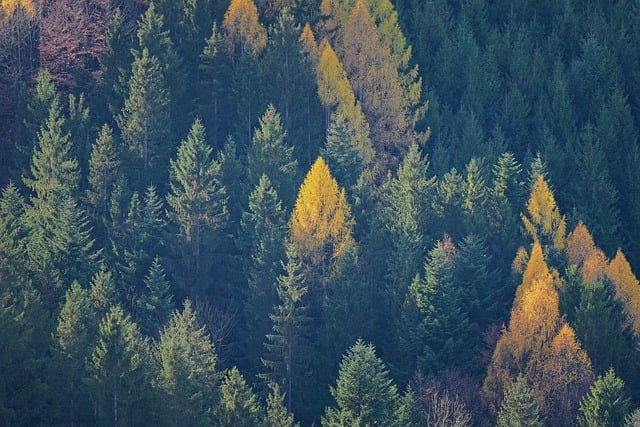
#> input picture images_background/trees-8451483_640.jpg, 640 x 427 px; its folder holds only this picture in this run
$ python main.py
#> lines starting #> are read from the running program, lines starting #| are printed output that depends on the picture; long printed decimals are rounded
import cv2
import numpy as np
import os

# Function to resize an image
def resize_image(image, width, height):
    return cv2.resize(image, (width, height))

# Function to add Gaussian noise to an RGB image using cv2
def add_gaussian_noise(image, mean, std_deviation):
    noise = np.random.normal(mean, std_deviation, image.shape).astype(np.uint8)
    noised_image = cv2.add(image, noise)
    return noised_image

# Function to add Impulse noise to an image
def add_impulse_noise(image, salt_prob, pepper_prob):
    noisy_image = np.copy(image)

    # Add Salt noise
    salt_mask = np.random.random(image.shape[:2])
    noisy_image[salt_mask < salt_prob] = 255

    # Add Pepper noise
    pepper_mask = np.random.random(image.shape[:2])
    noisy_image[pepper_mask < pepper_prob] = 0

    return noisy_image

# Function to add Salt-and-Pepper noise to an image
def add_salt_and_pepper_noise(image, salt_prob, pepper_prob):
    noisy_image = np.copy(image)

    # Add Salt noise
    salt_mask = np.random.random(image.shape[:2])
    noisy_image[salt_mask < salt_prob] = 255

    # Add Pepper noise
    pepper_mask = np.random.random(image.shape[:2])
    noisy_image[pepper_mask < pepper_prob] = 0

    return noisy_image

# Function to add Quantization noise to an image
def add_quantization_noise(image, levels):
    noisy_image = np.copy(image)
    quant_levels = levels
    noisy_image = (np.floor(noisy_image / 255 * quant_levels) * (255 / quant_levels)).astype(np.uint8)
    return noisy_image

# Read the image filename and number of noise levels
n = int(input("Enter the number of noise levels for each type of noise: "))
#> the answer given: 3

# Generate n random values for standard deviation for Gaussian noise
mean = 0
std_deviations = np.random.randint(10, 100, n)  # Random values between 10 and 100

# Generate n random values for salt and pepper probabilities
salt_probs = np.random.uniform(0.01, 0.1, n)
pepper_probs = np.random.uniform(0.01, 0.1, n)

# Generate n random values for quantization levels
quantization_levels = np.random.randint(2, 10, n)  # Random levels between 2 and 10

# Ensure the output directory exists
output_dir = 'noise_images'
if not os.path.exists(output_dir):
    os.makedirs(output_dir)

# Process each image in the images_background folder
input_dir = 'images_background'
for filename in os.listdir(input_dir):
    if filename.lower().endswith(('.png', '.jpg', '.jpeg', '.bmp', '.tiff')):
        img_path = os.path.join(input_dir, filename)
        img = cv2.imread(img_path)  # Load the image in RGB
#> img is the input picture: shape (427, 640, 3); mean B, G, R 91.9, 81, 60.5

        # Resize image to 1920x1080
        img = resize_image(img, 1920, 1080)
#> in resize_image, `return cv2.resize(image, (width, height))`:
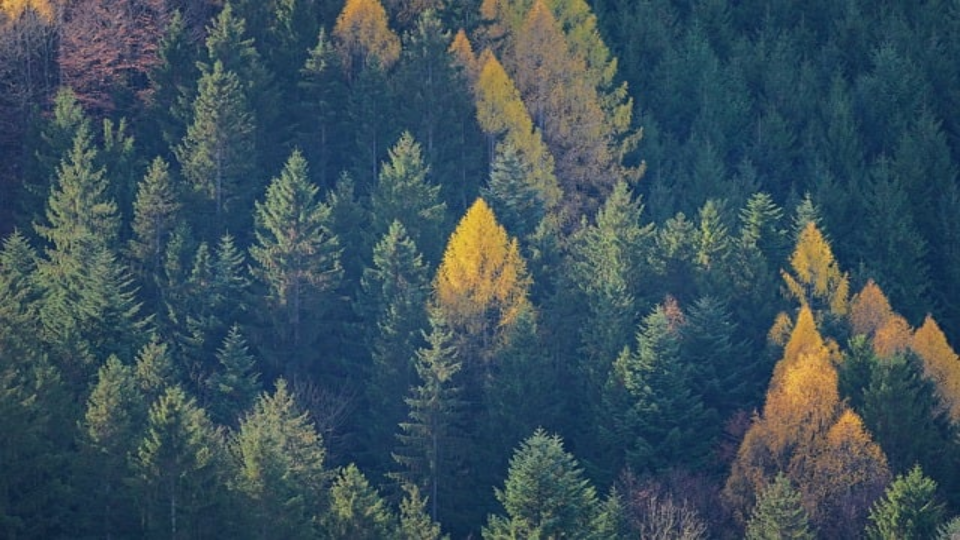
#> returned value: shape (1080, 1920, 3) (shown at 1/2 size); mean of channels 0, 1, 2 91.7, 80.9, 60.3; drawn as B, G, R

        # Save the original image
        original_output_path = os.path.join(output_dir, f'original_{filename}')
        cv2.imwrite(original_output_path, img)
        print(f"Original image saved to {original_output_path}")

        # Apply Gaussian Noise and save the images
        base_filename = os.path.splitext(os.path.basename(filename))[0]
        for std_dev in std_deviations:
            img_noised = add_gaussian_noise(img, mean, std_dev)
            output_path = os.path.join(output_dir, f'img_gaussian_noised_{base_filename}_{std_dev}.jpg')
            cv2.imwrite(output_path, img_noised)
            print(f"Image with Gaussian noise (σ={std_dev}) saved to {output_path}")
#> this loop made 3 passes
#> pass 1, in add_gaussian_noise, `noised_image = cv2.add(image, noise)`:
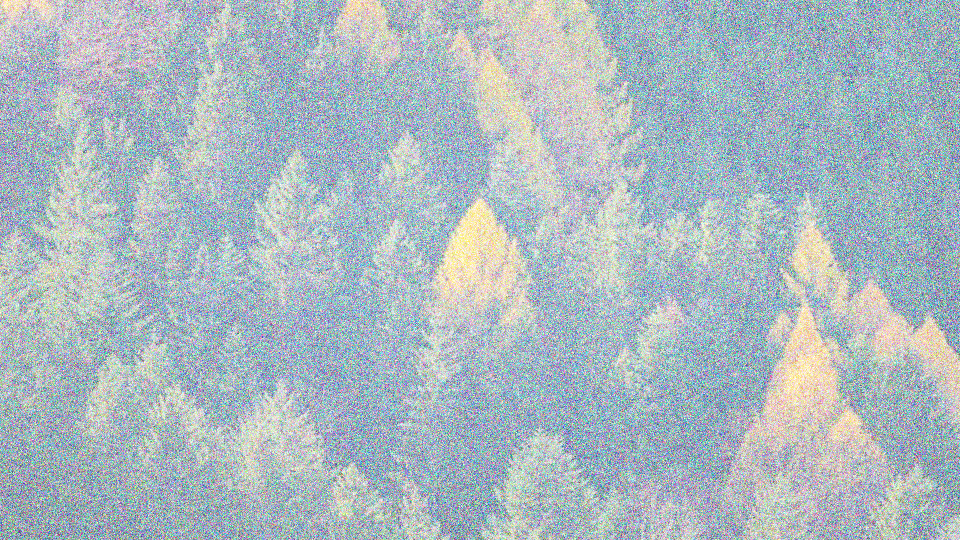
#> noised_image: shape (1080, 1920, 3) (shown at 1/2 size); mean B, G, R 192.3, 185.7, 171.8
#> pass 3, in add_gaussian_noise (call 3), `noised_image = cv2.add(image, noise)`:
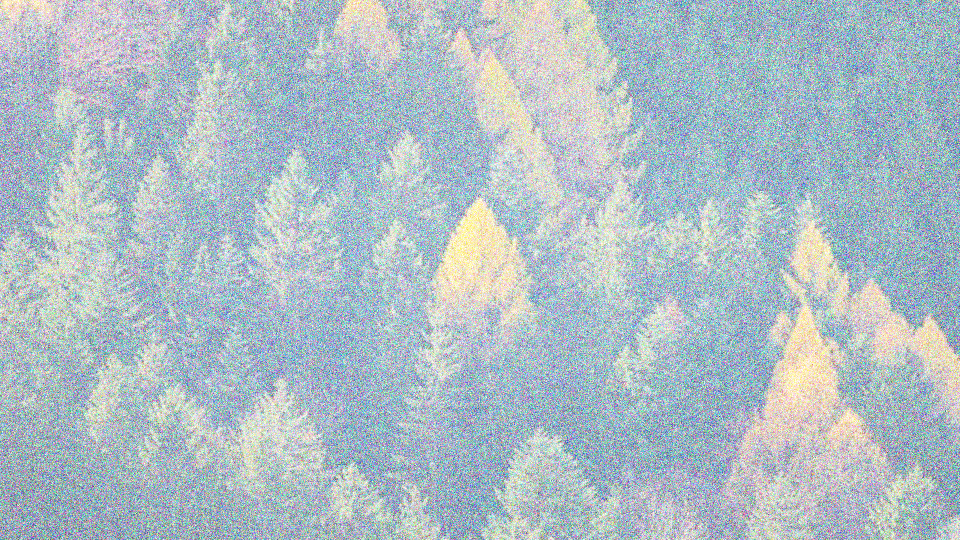
#> noised_image: shape (1080, 1920, 3) (shown at 1/2 size); mean B, G, R 197.5, 190, 174.8

        # Apply Impulse Noise and save the images
        for salt_prob, pepper_prob in zip(salt_probs, pepper_probs):
            img_noised = add_impulse_noise(img, salt_prob, pepper_prob)
            output_path = os.path.join(output_dir, f'img_impulse_noised_{base_filename}_{salt_prob}_{pepper_prob}.jpg')
            cv2.imwrite(output_path, img_noised)
            print(f"Image with Impulse noise (salt_prob={salt_prob}, pepper_prob={pepper_prob}) saved to {output_path}")

        # Apply Salt-and-Pepper Noise and save the images
        for salt_prob, pepper_prob in zip(salt_probs, pepper_probs):
            img_noised = add_salt_and_pepper_noise(img, salt_prob, pepper_prob)
            output_path = os.path.join(output_dir, f'img_salt_and_pepper_noised_{base_filename}_{salt_prob}_{pepper_prob}.jpg')
            cv2.imwrite(output_path, img_noised)
            print(f"Image with Salt-and-Pepper noise (salt_prob={salt_prob}, pepper_prob={pepper_prob}) saved to {output_path}")
#> this loop made 3 passes
#| Image with Salt-and-Pepper noise (salt_prob=0.06425, pepper_prob=0.06813) saved to noise_images/img_salt_and_pepper_noised_trees-8451483_640_0.06424870384644796_0.06813047017599906.jpg
#| Image with Salt-and-Pepper noise (salt_prob=0.05904, pepper_prob=0.04938) saved to noise_images/img_salt_and_pepper_noised_trees-8451483_640_0.05903948646972072_0.04938284901364233.jpg
#| Image with Salt-and-Pepper noise (salt_prob=0.04813, pepper_prob=0.09026) saved to noise_images/img_salt_and_pepper_noised_trees-8451483_640_0.048128931940501433_0.09025957007038718.jpg
#> pass 1, `img_noised = add_salt_and_pepper_noise(img, salt_prob, pepper_prob)`:
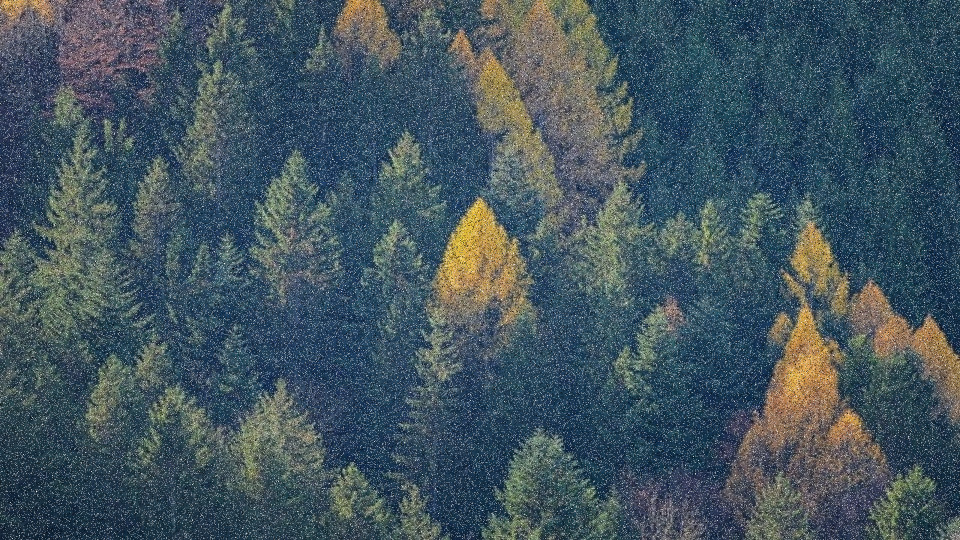
#> img_noised: shape (1080, 1920, 3) (shown at 1/2 size); mean B, G, R 95.3, 85.8, 67.9

        # Apply Quantization Noise and save the images
        for quant_level in quantization_levels:
            img_noised = add_quantization_noise(img, quant_level)
            output_path = os.path.join(output_dir, f'img_quantization_noised_{base_filename}_{quant_level}.jpg')
            cv2.imwrite(output_path, img_noised)
            print(f"Image with Quantization noise (levels={quant_level}) saved to {output_path}")
#> this loop made 3 passes
#| Image with Quantization noise (levels=2) saved to noise_images/img_quantization_noised_trees-8451483_640_2.jpg
#| Image with Quantization noise (levels=6) saved to noise_images/img_quantization_noised_trees-8451483_640_6.jpg
#| Image with Quantization noise (levels=4) saved to noise_images/img_quantization_noised_trees-8451483_640_4.jpg
#> pass 1, in add_quantization_noise, `noisy_image = (np.floor(noisy_image / 255 * quant_levels) * (255 / qua..`:
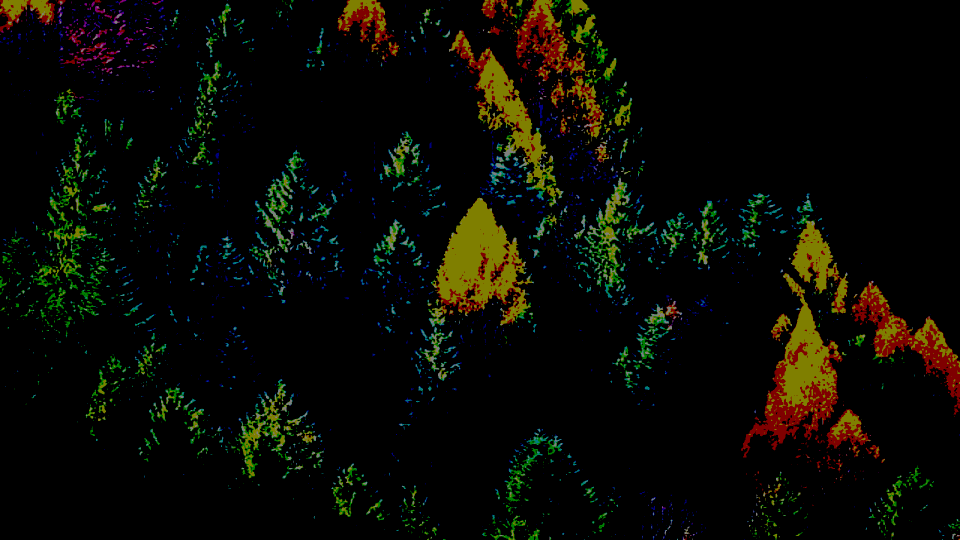
#> noisy_image: shape (1080, 1920, 3) (shown at 1/2 size); mean B, G, R 3.4, 10.4, 10
#> pass 2, in add_quantization_noise (call 2), `noisy_image = (np.floor(noisy_image / 255 * quant_levels) * (255 / qua..`:
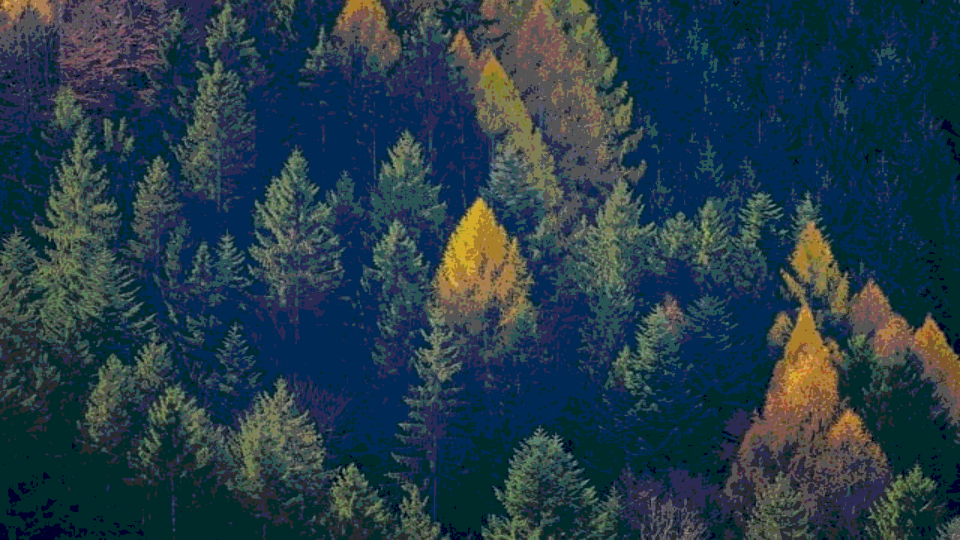
#> noisy_image: shape (1080, 1920, 3) (shown at 1/2 size); mean B, G, R 71.9, 59.5, 36.6
#> pass 3, in add_quantization_noise (call 3), `noisy_image = (np.floor(noisy_image / 255 * quant_levels) * (255 / qua..`:
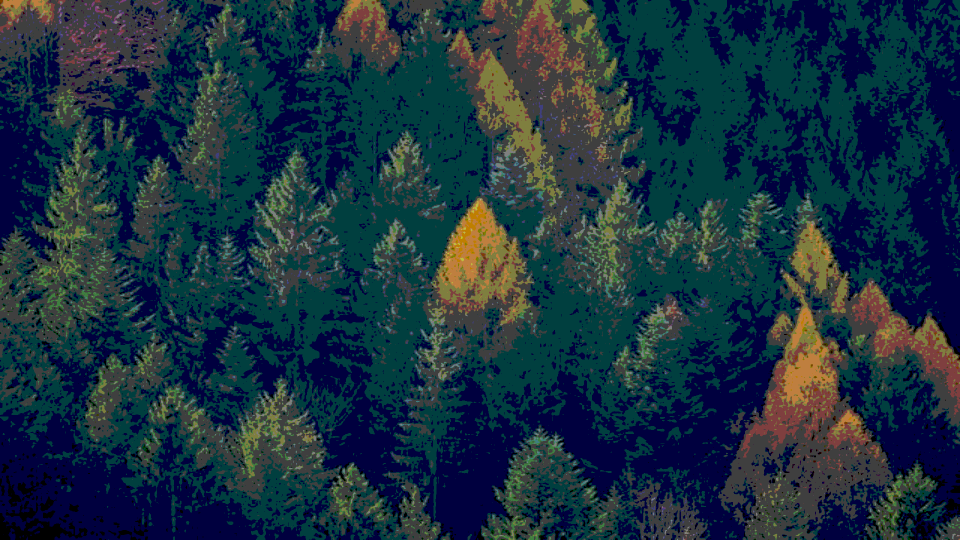
#> noisy_image: shape (1080, 1920, 3) (shown at 1/2 size); mean B, G, R 63.3, 49.2, 26.7
